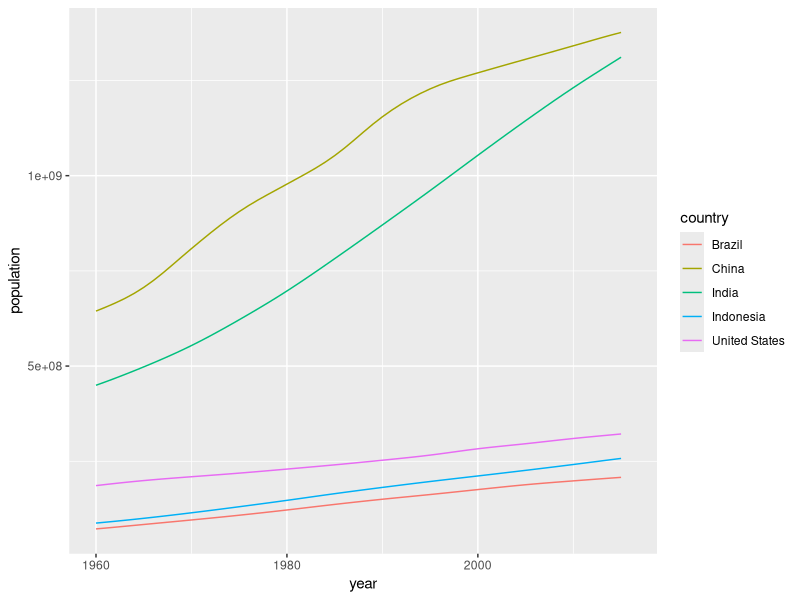
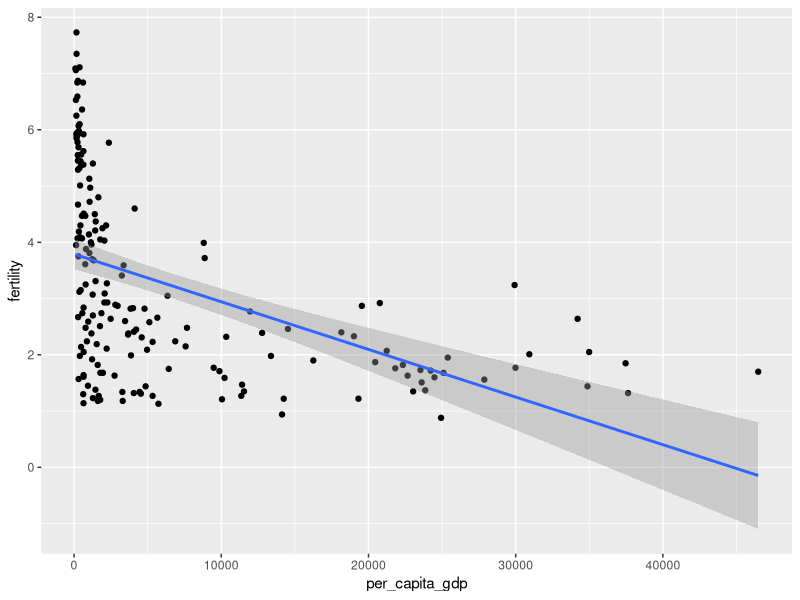
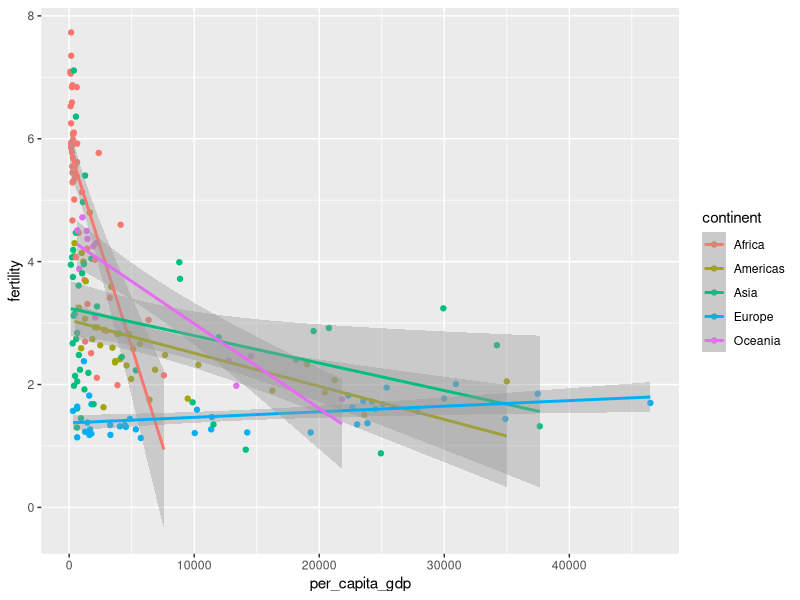
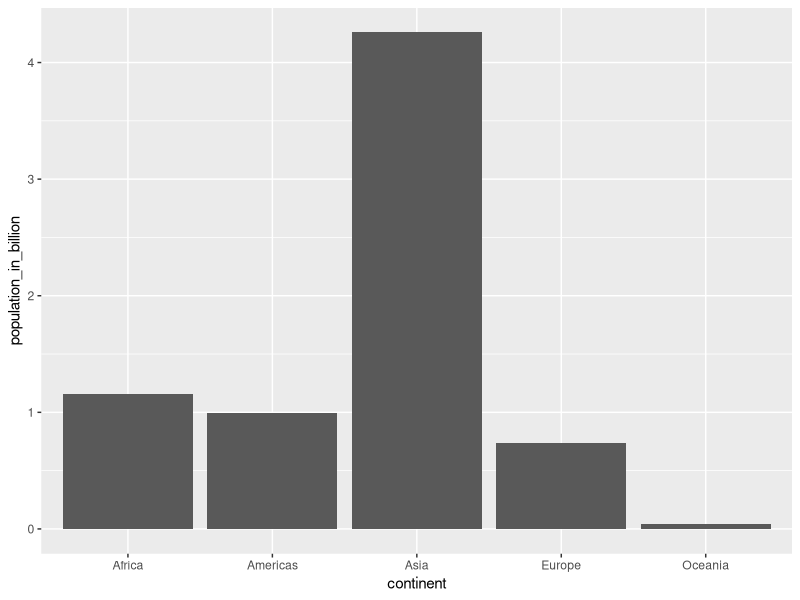

R code for these plots, in order:
## ---- chunk 1
library(tidyverse)
library(dslabs) #install.packages("dslabs")

# After you have loaded the dslabs package, you can access the data stored in `gapminder`. Let's look at the top 5 lines 
gapminder <- gapminder |> as_tibble()
## ---- chunk 2
View(gapminder)

q1.1 <- gapminder |> 
  select(country, year, population) |> 
  filter(year == "2015")|>
  arrange(-population) |> # The top 5 countries by population in 2015 are China, India, US, Indonesia, and Brazil
  head(5)

View(q1.1)

q1.2 <- gapminder |> 
  select(country, year, population) |> 
  filter(country %in% c("China", "India", "United States", "Indonesia", "Brazil")) |> ggplot() +
  geom_line(mapping = aes(x = year, y = population, color = country))

q1.2
  
## ---- chunk 3
q2 <- gapminder |> 
  select(country, year, infant_mortality) |> 
  filter(country %in% c("Turkey", "Poland", "South Korea", "Russia", "Vietnam", "South Africa")) |> 
  filter(year == "2015") |> 
  arrange(infant_mortality)

View(q2)
## ---- chunk 4
q3 <- gapminder |> 
  filter(year == "2000") |> 
  mutate(per_capita_gdp = gdp/population) |> 
  ggplot() +
  geom_point(mapping = aes(x = per_capita_gdp, y = fertility)) +
  geom_smooth(mapping = aes(x = per_capita_gdp, y = fertility), method = "lm")
q3
## ---- chunk 5
q4 <- gapminder |> 
  filter(year == "2000") |> 
  mutate(per_capita_gdp = gdp/population) |> 
  ggplot() +
  geom_point(mapping = aes(x = per_capita_gdp, y = fertility, color = continent)) +
  geom_smooth(mapping = aes(x = per_capita_gdp, y = fertility, color = continent), method = "lm")
  q4
## ---- chunk 6
q5 <- gapminder |> 
  filter(year==2015) |>
  group_by(continent) |>
  summarize(population_in_billion=sum(population)/10^9) |>
  ggplot(aes(x=continent, y=population_in_billion)) +
  geom_col()
q5
  
## ---- chunk 7
q6 <- gapminder |> 
  filter(year == "2015") |> 
  summarise(mean(life_expectancy))

q6
## ---- chunk 8
q7 <- gapminder |> 
  filter(year == "2015") |> 
  filter(continent %in% c("Europe", "Africa")) |> 
  group_by(continent) |> 
  summarise(mean_life_expt = mean(life_expectancy)) |> 
  summarise(difference = diff(mean_life_expt))

q7
  
